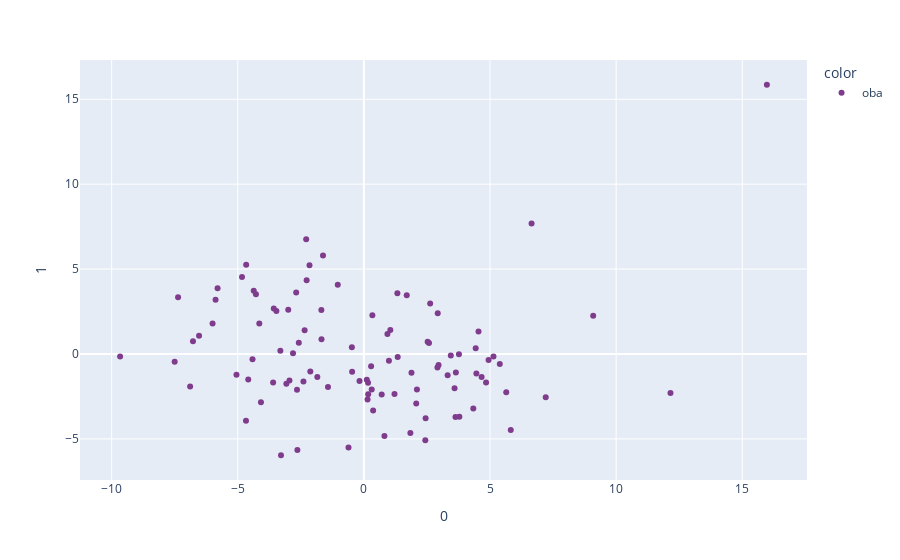

The cell this chart's notebook holds for it:
### Code cell
fig_oba = px.scatter(pcafit_oba, 
                 x=0, 
                 y=1, 
                 color=oba['source'],
                 hover_name=oba['date'],
                 color_discrete_sequence=px.colors.qualitative.Bold)
fig_oba.show()
